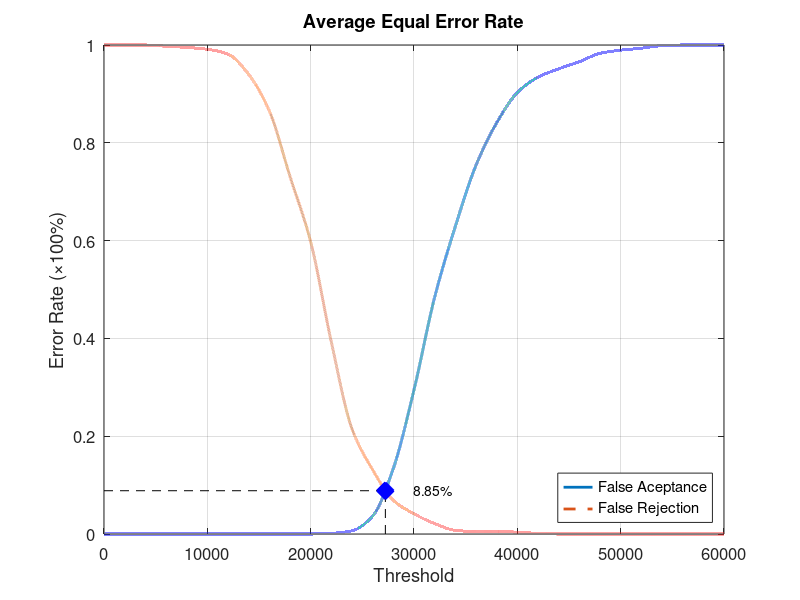
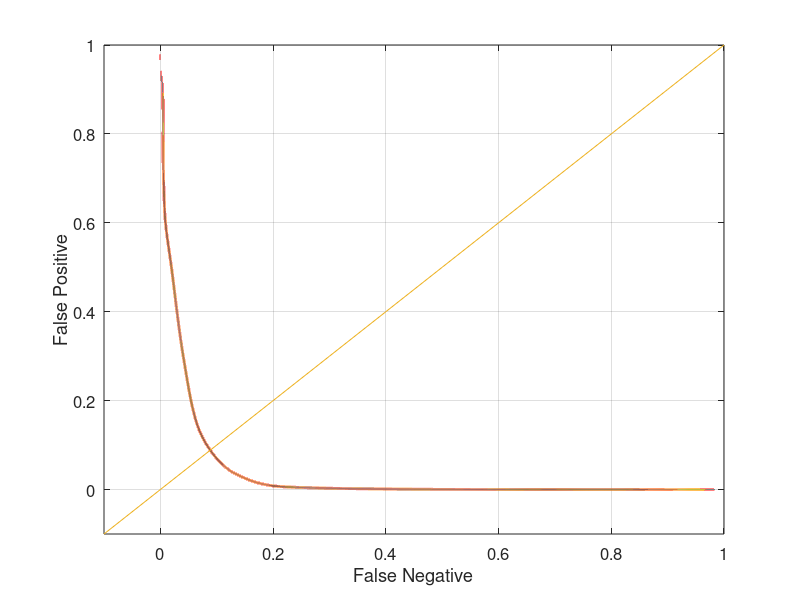

Here is the MATLAB script that generated these plots, in order:
function yEER = Experiment4Average
close all;
clear;
clc;
x = 0:2000:60000;
xq = 0:0.5:60000;

y0 = [0 0 0 0 0 0 0 0 0 0 0 0.00131579 0.00657895 0.0368421 0.134211 0.294737 0.484211 0.628947 0.753947 0.840789 0.902632 0.93421 0.951316 0.965789 0.982895 0.989474 0.993421 0.998684 1 1 1];
yy0 = interp1(x, y0, xq, 'pchip');
y1 = [1 1 1 0.9975 0.995 0.99125 0.98125 0.94 0.865 0.73125 0.5975 0.3925 0.215 0.13125 0.06875 0.04125 0.02125 0.0075 0.005 0.005 0.00375 0.00125 0 0 0 0 0 0 0 0 0];
yy1 = interp1(x, y1, xq, 'pchip');

% Calculating EER: 
y2 = abs(y0 - y1);
find(y2 == min(y2))
yy2 = abs(yy0 - yy1);
xEER = find(yy2 == min(yy2));
xEERIndex = xq(xEER) % X-axis EER
yEER = yy0(xEER) % Y-axis EER

main = figure
plot(xq, yy0,'-','LineWidth', 2);	hold on
plot(xq, yy1,'--','LineWidth', 2);	hold on
plot([xEERIndex xEERIndex], [0 yEER], 'k--');	hold on
plot([0 xEERIndex], [yEER yEER], 'k--');	hold on
plot(xEERIndex, yEER, 'bx', 'LineWidth', 10);	hold on
text(xEERIndex + 10 * xEERIndex / 100, yEER, [num2str(round((10000 * yEER)) / 100) '%'])
legend('False Aceptance', 'False Rejection', 'Location', 'SouthEast')
xlabel('Threshold')
ylabel('Error Rate (\times100%)')
title('Average Equal Error Rate')
set(gca, 'FontSize', 12)
axis([0 60000 0 1])
grid on

print(main, 'Experiment4AverageMain', '-dpng');
FNRxFPR = figure('Color', [1 1 1]);
plot(yy1, yy0, '-', yy1, yy0, 'LineWidth', 2);
hold on
y = -0.1:0.1:1
plot(y, y); 
set(gca, 'FontSize', 12)
xlabel('False Negative')
ylabel('False Positive')
axis([-0.1 1 -0.1 1])
set(gca, 'FontSize', 12)
grid on

print(FNRxFPR, 'Experiment4AverageFNRxFPR','-dpng');
end
